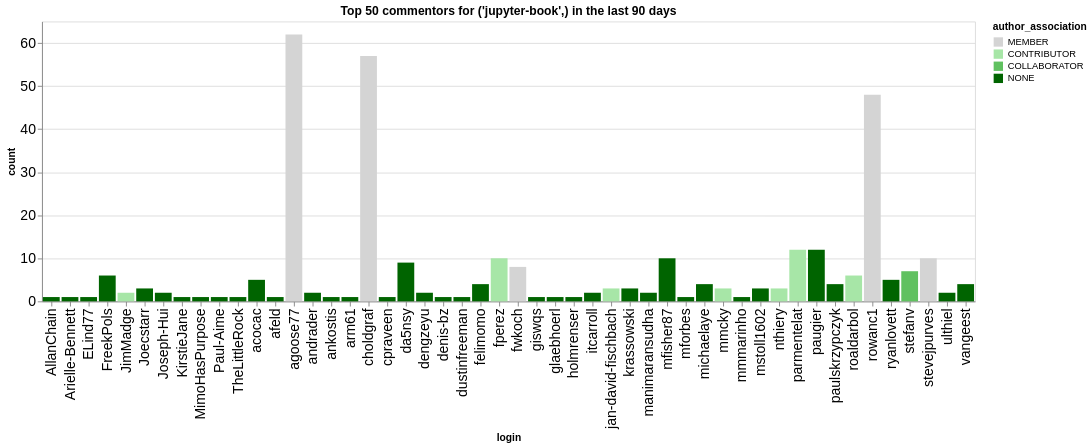

Notebook cell for this chart:
### Code cell
n_plot = 50
charts = []
for ii, (iorg, idata) in enumerate(commentors.groupby(['org'])):
    title = f"Top {n_plot} commentors for {iorg} in the last {n_days} days"
    idata = idata.groupby('login', as_index=False).agg({'count': 'sum', 'author_association': 'first'})
    idata = idata.sort_values('count', ascending=False).head(n_plot)
    ch = alt.Chart(data=idata.head(n_plot), title=title).mark_bar().encode(
        x='login',
        y='count',
        color=alt.Color('author_association', scale=alt.Scale(domain=author_types, range=author_colors))
    )
    charts.append(ch)
alt.hconcat(*charts)

### Figure 1 — Vega-Lite specification as saved in the notebook (floating-point values rounded to 4 significant figures)
{"config": {"axisLeft": {"labelFontSize": 15}, "axisBottom": {"labelFontSize": 15}}, "hconcat": [{"mark": {"type": "bar"}, "encoding": {"color": {"field": "author_association", "scale": {"domain": ["MEMBER", "CONTRIBUTOR", "COLLABORATOR", "NONE"], "range": ["rgb(211.82745098039214, 211.82745098039214, 211.82745098039214)", "rgb(166.98562091503268, 229.89803921568628, 166.98562091503268)", "rgb(96.37647058823529, 192.75294117647059, 96.37647058823529)", "rgb(0.0, 100.3921568627451, 0.0)"]}, "type": "nominal"}, "x": {"field": "login", "type": "nominal"}, "y": {"field": "count", "type": "quantitative"}}, "title": "Top 50 commentors for ('jupyter-book',) in the last 90 days"}], "data": {"name": "data-01666ddc8237cdb8e0a93c1e4bbcca0c"}, "$schema": "https://vega.github.io/schema/vega-lite/v5.20.1.json", "datasets": {"data-01666ddc8237cdb8e0a93c1e4bbcca0c": [{"login": "agoose77", "count": 62, "author_association": "MEMBER"}, {"login": "choldgraf", "count": 57, "author_association": "MEMBER"}, {"login": "rowanc1", "count": 48, "author_association": "MEMBER"}, {"login": "parmentelat", "count": 12, "author_association": "CONTRIBUTOR"}, {"login": "paugier", "count": 12, "author_association": "NONE"}, {"login": "fperez", "count": 10, "author_association": "CONTRIBUTOR"}, {"login": "mfisher87", "count": 10, "author_association": "NONE"}, {"login": "stevejpurves", "count": 10, "author_association": "MEMBER"}, {"login": "da5nsy", "count": 9, "author_association": "NONE"}, {"login": "fwkoch", "count": 8, "author_association": "MEMBER"}, {"login": "stefanv", "count": 7, "author_association": "COLLABORATOR"}, {"login": "roaldarbol", "count": 6, "author_association": "CONTRIBUTOR"}, {"login": "FreekPols", "count": 6, "author_association": "NONE"}, {"login": "acocac", "count": 5, "author_association": "NONE"}, {"login": "ryanlovett", "count": 5, "author_association": "NONE"}, {"login": "felimomo", "count": 4, "author_association": "NONE"}, {"login": "paulskrzypczyk", "count": 4, "author_association": "NONE"}, {"login": "vangeest", "count": 4, "author_association": "NONE"}, {"login": "michaelaye", "count": 4, "author_association": "NONE"}, {"login": "jan-david-fischbach", "count": 3, "author_association": "CONTRIBUTOR"}, {"login": "mstoll1602", "count": 3, "author_association": "NONE"}, {"login": "mmcky", "count": 3, "author_association": "CONTRIBUTOR"}, {"login": "nthiery", "count": 3, "author_association": "CONTRIBUTOR"}, {"login": "krassowski", "count": 3, "author_association": "NONE"}, {"login": "Joecstarr", "count": 3, "author_association": "NONE"}, {"login": "itcarroll", "count": 2, "author_association": "NONE"}, {"login": "andrader", "count": 2, "author_association": "NONE"}, {"login": "dengzeyu", "count": 2, "author_association": "NONE"}, {"login": "JimMadge", "count": 2, "author_association": "CONTRIBUTOR"}, {"login": "Joseph-Hui", "count": 2, "author_association": "NONE"}, {"login": "ulthiel", "count": 2, "author_association": "NONE"}, {"login": "manimaransudha", "count": 2, "author_association": "NONE"}, {"login": "giswqs", "count": 1, "author_association": "NONE"}, {"login": "dustinfreeman", "count": 1, "author_association": "NONE"}, {"login": "arm61", "count": 1, "author_association": "NONE"}, {"login": "ankostis", "count": 1, "author_association": "NONE"}, {"login": "cpraveen", "count": 1, "author_association": "NONE"}, {"login": "denis-bz", "count": 1, "author_association": "NONE"}, {"login": "ELind77", "count": 1, "author_association": "NONE"}, {"login": "Arielle-Bennett", "count": 1, "author_association": "NONE"}, {"login": "AllanChain", "count": 1, "author_association": "NONE"}, {"login": "KirstieJane", "count": 1, "author_association": "NONE"}, {"login": "Paul-Aime", "count": 1, "author_association": "NONE"}, {"login": "MimoHasPurpose", "count": 1, "author_association": "NONE"}, {"login": "TheLittleRock", "count": 1, "author_association": "NONE"}, {"login": "afeld", "count": 1, "author_association": "NONE"}, {"login": "holmrenser", "count": 1, "author_association": "NONE"}, {"login": "glaebhoerl", "count": 1, "author_association": "NONE"}, {"login": "mforbes", "count": 1, "author_association": "NONE"}, {"login": "mmmarinho", "count": 1, "author_association": "NONE"}]}}
